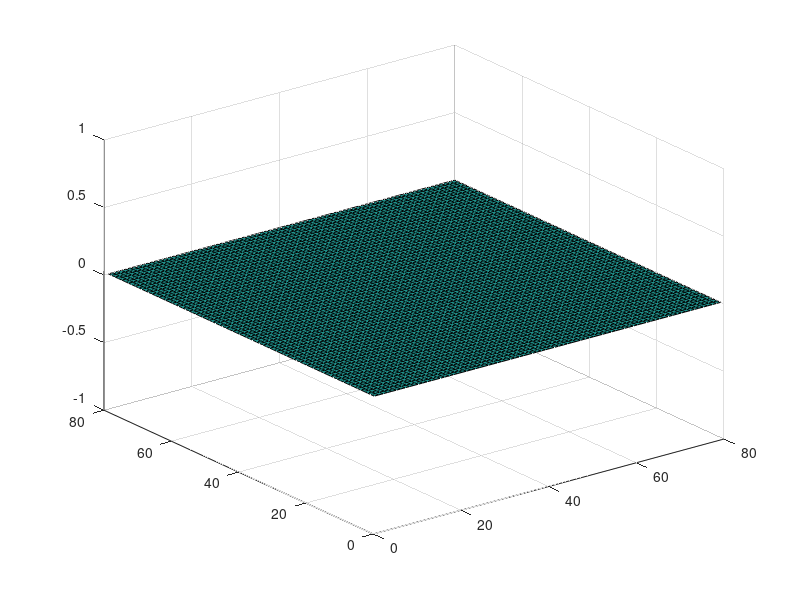

The MATLAB source for this figure: (Note: this script raises an error after producing the figure.)
clear all; close all;home;
format compact;
tic
% From Computational ELectromagnetics by Matthew Sadiku
% Originally by V. Bemmel and improved by D. Terry
%i,j,k,nn correspond to x,y,z,t
%imax,jmax,kmax,nnmax are domain limits
%nhw - one half wave cycle
%med - number of media sections
%js - j position of plane wave front
IMAX=39*2;
JMAX=39*2;
KMAX=39*2;
NMAX=2;
NNMAX=500;
NHW=40;
MED=2;
JS=3;
DELTA=3e-3;
CL=3.0e8; %speed of light in vacuo
F=10e9;

%define scatter dims
OI=20.0;
OJ=20.0;
OK=20.0;
RADIUS=5.0;

%constitutive params
ER=[1.0, 4.0]; %material permittivity
SIG=[0.1,0.0]; %material permeability

%statement fn to compute pos. w.r.t. cen. of sphere
E0=1e-9 / (36*pi); %permittivity of free space
U0=(1e-7)*4*pi; %permeability of free space
DT=DELTA/(2*CL);
R=DT/E0;
RA=(DT^2)/(U0*E0*(DELTA^2));
RB=DT/(U0*DELTA);
TPIFDT=2.0*pi*F*DT;

%Step 1 - compute media parameters

CA = 1 - R*SIG./ER;
CB=RA./ER;
CBMRB=CB/RB;

x=0:(IMAX+1);
y=0:(JMAX+1);
z=0:(KMAX+1);
[Mx, My, Mz] = ndgrid(x,y,z);
% IXMED = (Mx >= 15).*(Mx<=25).*(sqrt((My-OJ).^2 + (Mz-OK).^2)<=RADIUS) + 1;
% IYMED = (sqrt((Mx-OI).^2 + (My-OJ+.5).^2 + (Mz-OK).^2) <= RADIUS) + 1;
% IZMED = (sqrt((Mz-OI).^2 + (My-OJ+.5).^2 + (Mz-OK+.5).^2) <= RADIUS) + 1;

%Step 2 - initialize field components
EX1 = zeros(1,JMAX+2);
EY1 = zeros(1,JMAX+2);
EZ1 = zeros(1,JMAX+2);

EX= zeros(IMAX+2, JMAX+2, KMAX+2, NMAX+1);
EY= zeros(IMAX+2, JMAX+2, KMAX+2, NMAX+1);
EZ= zeros(IMAX+2, JMAX+2, KMAX+2, NMAX+1);
HX= zeros(IMAX+2, JMAX+2, KMAX+2, NMAX+1);
HY= zeros(IMAX+2, JMAX+2, KMAX+2, NMAX+1);
HZ= zeros(IMAX+2, JMAX+2, KMAX+2, NMAX+1,3);

%step 3 - use FDTD to generate field components
% ncur - current time t
% npr1 - is prior time (t-1)
% npr2 - is (t-2)

NCUR=3;
NPR1=2;
NPR2=1;
%graphics for s get assigned at bottom of loop, remember to adjust there
figure(5)
s=surf( sqrt(EX(:,:,floor(KMAX/2),NCUR).^2 + EY(:,:,floor(KMAX/2),NCUR).^2 + EZ(:,:,floor(KMAX/2),NCUR).^2))

% figure(6)
% q = quiver(EX(:,:,floor(KMAX/2),NCUR),EY(:,:,floor(KMAX/2),NCUR))

for NN=1:NNMAX
    if mod(NN,10)==0
        disp(['NN=',num2str(NN)])
    end
    
    NPR2=NPR1;
    NPR1=NCUR;
    NCUR=mod(NCUR,3)+1;
    for K=0:KMAX
        for J=0:JMAX
            for I=0:IMAX
                if(I==0)
                    if((K==KMAX)&&(K==0))
                        HY(0+1,J+1,K+1,NCUR)=(HY(1+1,J+1,K-1+1,NPR2)+HY(1+1,J+1,K+1,NPR2)+HY(1+1,J+1,K+1+1,NPR2))/3;
                        HZ(0+1,J+1,K+1,NCUR)=(HZ(1+1,J+1,K-1+1,NPR2)+HZ(1+1,J+1,K+1,NPR2)+HZ(1+1,J+1,K+1+1,NPR2))/3;
                    else
                        if(K==KMAX)
                            HY(0+1,J+1,KMAX+1,NCUR)=(HY(1+1,J+1,KMAX-1+1,NPR2)+ HY(1+1,J+1,KMAX+1,NPR2))/2;
                            HZ(0+1,J+1,K+1,NCUR) =  (HZ(1+1,J+1,K-1+1,NPR2)+HZ(1+1,J+1,K+1,NPR2))/2;
                        else
                            HY(0+1,J+1,K+1,NCUR) = (HY(1+1,J+1,K+1,NPR2)+HY(1+1,J+1,K+1+1,NPR2))/2;
                            HZ(0+1,J+1,K+1,NCUR) = (HZ(1+1,J+1,K+1,NPR2)+HZ(1+1,J+1,K+1,1+1,NPR2))/2;
                        end
                    end
                end
                if(J==0)
                    EX(I+1,0+1,K+1,NCUR)=EX(I+1,1+1,K+1,NPR2);
                    EZ(I+1,0+1,K+1,NCUR)=EZ(I+1,1+1,K+1,NPR2);
                else
                    if(J==JMAX)
                        EX(I+1,JMAX+1,K+1,NCUR)=EX(I+1,JMAX-1+1,K+1,NPR2);
                        EZ(I+1,JMAX+1,K+1,NCUR)=EZ(I+1,JMAX-1+1,K+1,NPR2);
                    end
                end
                if(K==0)
                    if((I~=0)&&(I~=IMAX))
                        EX(I+1,J+1,0+1,NCUR)=(EX(I-1+1,J+1,1+1,NPR2) + EX(I+1,J+1,1+1,NPR2)+EX(I+1+1,J+1,1+1,NPR2))/3;
                        EY(I+1,J+1,0+1,NCUR)=(EY(I-1+1,J+1,1+1,NPR2)+EY(I+1,J+1,1+1,NPR2)+EY(I+1+1,J+1,1+1,NPR2))/3;
                    else
                        if(I==0)
                            EX(0+1,J+1,0+1,NCUR)=(EX(0+1,J+1,1+1,NPR2)+EX(1+1,J+1,1+1,NPR2))/2;
                            EY(I+1,J+1,0+1,NCUR)=(EY(I+1,J+1,1+1,NPR2)+EY(I+1+1,J+1,1+1,NPR2))/2;
                        else
                            EX(I+1,J+1,0+1,NCUR)=(EX(I-1+1,J+1,1+1,NPR2)+EX(I+1,J+1,1+1,NPR2))/2;
                            EY(I+1,J+1,0+1,NCUR)=(EY(I-1+1,J+1,1+1,NPR2)+EY(I+1,J+1,1+1,NPR2))/2;
                        end
                    end
                end
                
                %Apply FDTD algorithm
                HX(I+1, J+1,K+1,NCUR)=HX(I+1,J+1,K+1,NPR1)+RB*(EY(I+1,J+1,K+1+1,NPR1)-EY(I+1,J+1,K+1,NPR1)+EZ(I+1,J+1,K+1,NPR1)-EZ(I+1,J+1+1,K+1,NPR1));
                HY(I+1,J+1,K+1,NCUR) =HY(I+1,J+1,K+1,NPR1)+RB*(EZ(I+1+1,J+1,K+1,NPR1)-EZ(I+1,J+1,K+1,NPR1)+EX(I+1,J+1,K+1,NPR1)-EX(I+1,J+1,K+1+1,NPR1));
                HZ(I+1,J+1,K+1,NCUR) =HZ(I+1,J+1,K+1,NPR1)+RB*(EX(I+1,J+1+1,K+1,NPR1)-EX(I+1,J+1,K+1,NPR1)+EY(I+1,J+1,K+1,NPR1)-EY(I+1+1,J+1,K+1,NPR1));
                
                if(K==KMAX)
                    HX(I+1,J+1,KMAX+1,NCUR)=HX(I+1,J+1,KMAX-1+1,NCUR);
                    HY(I+1,J+1,KMAX+1,NCUR)=HY(I+1,J+1,KMAX-1+1,NCUR);
                end
                
                if((J~=0)&&(J~=JMAX)&&(K~=0))
                    M=IXMED(I+1,J+1,K+1);
                    EX(I+1,J+1,K+1,NCUR)=CA(M)*EX(I+1,J+1,K+1,NPR1)+CBMRB(M)*(HZ(I+1,J+1,K+1,NCUR)-HZ(I+1,J-1+1,K+1,NCUR)+HY(I+1,J+1,K-1+1,NCUR)-HY(I+1,J+1,K+1,NCUR));
                end
                
                if(K~=0)
                    M=IYMED(I+1,J+1,K+1);
                    if I~=0
                        EY(I+1,J+1,K+1,NCUR)=CA(M)*EY(I+1,J+1,K+1,NPR1)+CBMRB(M)*(HX(I+1,J+1,K+1,NCUR)- HX(I+1,J+1,K-1+1,NCUR)+HZ(I-1+1,J+1,K+1,NCUR)-HZ(I+1,J+1,K+1,NCUR));
                    else
                        EY(I+1,J+1,K+1,NCUR)=CA(M)*EY(I+1,J+1,K+1,NPR1)+CBMRB(M)*(HX(I+1,J+1,K+1,NCUR)-HX(I+1,J+1,K-1+1,NCUR)+0 - HZ(I+1,J+1,K+1,NCUR));
                    end
                end
                
                if((J~=0)&&(J~=JMAX))
                    M=IZMED(I+1,J+1,K+1);
                    if(M==1)
                        CAM=1;
                    else
                        CAM=CA(M);
                    end
                    
                    if I~=0
                        EZ(I+1,J+1,K+1,NCUR)=CAM*EZ(I+1,J+1,K+1,NPR1)+CBMRB(M)*(HY(I+1,J+1,K+1,NCUR)-HY(I-1+1,J+1,K+1,NCUR)+HX(I+1,J-1+1,K+1,NCUR)-HX(I+1,J+1,K+1,NCUR));
                    else
                        EZ(I+1,J+1,K+1,NCUR)=CAM*EZ(I+1,J+1,K+1,NPR1)+CBMRB(M)*(HY(I+1,J+1,K+1,NCUR)-0+HX(I+1,J-1+1,K+1,NCUR)-HX(I+1,J+1,K+1,NCUR));
                    end
                    
                    %apply plane wave source
                    
                    if(J==JS)
                        EZ(I+1,JS+1,K+1,NCUR) = EZ(I+1,JS+1,K+1,NCUR)+sin(TPIFDT*NN);
                    end
                end
                
                if(I==IMAX)
                    EY(IMAX+1+1,J+1,K+1,NCUR) = EY(IMAX+1,J+1,K+1,NCUR);
                    EZ(IMAX+1+1,J+1,K+1,NCUR) = EZ(IMAX+1,J+1,K+1,NCUR);
                end
                if(K==KMAX)
                    EX(I+1,J+1,KMAX+1+1,NCUR)=EX(I+1,J+1,KMAX-1+1,NCUR);
                    EY(I+1,J+1,KMAX+1+1,NCUR)=EY(I+1,J+1,KMAX-1+1,NCUR);
                end
            end
            
            %retain max abs vals during last half wave
            
            if((K==KMAX)&&(NN>(NNMAX-NHW)))
               
                TEMP=abs(EY(IMAX+1,J+1,KMAX-1+1,NCUR));
                if(TEMP>EY1(J+1))
                    EY1(J+1)=TEMP;
                end
                TEMP=abs(EZ(IMAX+1,J+1,KMAX+1,NCUR));
                if(TEMP>EZ1(J+1))
                    EZ1(J+1)=TEMP;
                end
            end
        end
    end
    
    
    s.ZData = sqrt(EZ(:,:,floor(KMAX/2),NCUR).^2 + EX(:,:,floor(KMAX/2),NCUR).^2+ EY(:,:,floor(KMAX/2),NCUR).^2)
    %q = quiver(HX(:,:,floor(KMAX/2),NCUR),HY(:,:,floor(KMAX/2),NCUR))
    pause(0.05);
end
toc

% figure(3),plot(6:34,EY1(6:34),'.-')
%     ylabel('Computed |E_y|/|E_i_n_c|')
%     xlabel('j')
%     grid on
% figure(4),plot(5:34,EZ1(5:34),'.-')
%     ylabel('Computed |E_z|/|E_i_n_c|')
%     xlabel('j')
%     grid on
    